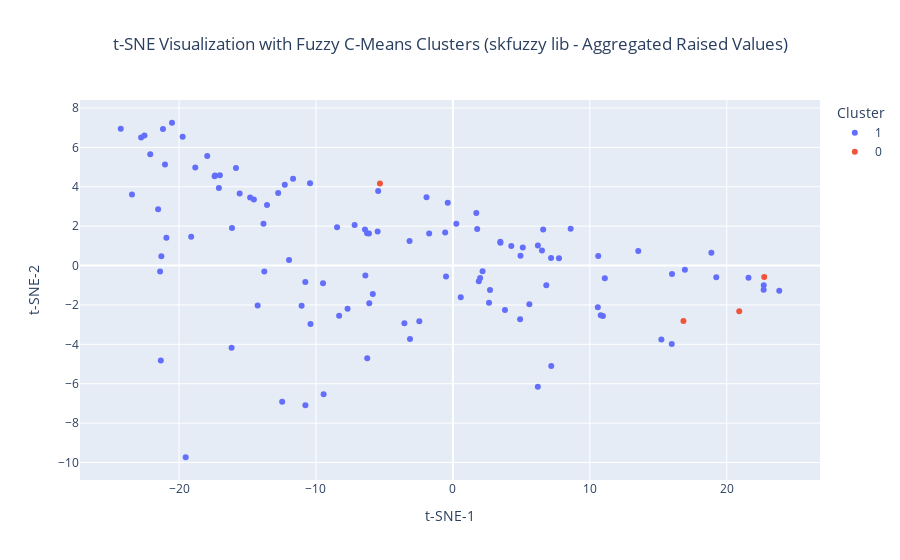

Notebook code for this chart:
### Code cell
# Step 7: Aggregated Plotting (no repeated points, summed "Raised" values)
# Group by country and aggregate "Raised" values
aggregated_df = results_df.groupby("Country", as_index=False).agg({
    "TSNE-1": "mean",  # Use mean for t-SNE coordinates
    "TSNE-2": "mean",
    "Cluster": "first",  # Use the first cluster label for the country
    "Raised": "sum",  # Sum the "Raised" values for repeated countries
    "Country Code": "first"  # Use the first country code for the country
})

# Ensure the "Cluster" column is treated as categorical
aggregated_df["Cluster"] = aggregated_df["Cluster"].astype(str)

# Define custom colors for each cluster
cluster_colors = {
    "0": "blue",  # Color for Cluster 0
    "1": "red",   # Color for Cluster 1
    "2": "green", # Color for Cluster 2 (if you have more clusters)
    # Add more colors as needed
}

# Visualize the clusters with Plotly
fig_aggregated = px.scatter(aggregated_df, x="TSNE-1", y="TSNE-2", color="Cluster",
                            hover_data=["Country Code", "Raised"],
                            title="t-SNE Visualization with Fuzzy C-Means Clusters (skfuzzy lib - Aggregated Raised Values)",
                            labels={"TSNE-1": "t-SNE-1", "TSNE-2": "t-SNE-2", "Cluster": "Cluster"},
                            color_continuous_scale=px.colors.sequential.Viridis)

fig_aggregated.update_traces(marker=dict(size=12, line=dict(width=2, color='DarkSlateGrey')),
                             selector=dict(mode='markers+text'))

fig_aggregated.update_layout(legend_title_text='Cluster',
                             xaxis_title="t-SNE-1",
                             yaxis_title="t-SNE-2",
                             title_x=0.5)

fig_aggregated.show()

### Figure 1 — Plotly figure (JSON) as saved in the notebook; plotly's stock layout.template omitted (floating-point values rounded to 4 significant figures; data arrays with more than 128 entries replaced by an {"elided": "..."} marker saying what was removed)
{"data": [{"customdata": {"elided": "108x2 mixed values"}, "hovertemplate": "Cluster=1<br>t-SNE-1=%{x}<br>t-SNE-2=%{y}<br>Country Code=%{customdata[0]}<br>Raised=%{customdata[1]}<extra></extra>", "legendgroup": "1", "marker": {"color": "#636efa", "symbol": "circle"}, "mode": "markers", "name": "1", "orientation": "v", "showlegend": true, "type": "scatter", "x": [-11.67, -13.58, -3.544, -17.02, 10.95, 1.891, -22.77, -17.37, 6.505, -10.78, 1.774, -17.09, -21.03, -10.77, 8.598, -3.166, -15.85, -21.18, 22.7, 13.54, -21.33, 7.183, 19.23, -10.4, -7.18, -16.14, 5.104, 1.99, -9.488, 1.708, -21.39, -16.16, 22.7, -6.132, 21.59, 0.2502, 15.23, -20.93, 16.94, -14.26, -15.58, -13.77, -23.44, 4.907, 5.584, -6.395, 7.746, -12.47, -6.423, 6.202, -6.267, -19.12, 2.637, -12.28, 3.471, 11.1, 4.937, -18.82, 2.711, 7.169, -10.44, -12.76, -6.257, -17.4, -22.11, -14.53, -5.497, 10.59, 6.822, -2.455, -7.695, -24.26, -1.928, -0.5659, -13.84, -8.31, 10.8, -11.05, -0.5021, 15.98, 6.207, -19.74, -8.462, -5.458, -19.52, -14.81, 6.593, -17.94, -11.97, 4.266, -3.134, 3.802, -21.29, 18.88, 0.5725, -22.53, 10.61, -1.734, -9.442, -0.3756, -20.52, -21.53, -5.849, 2.167, 16.0, 23.83, -6.109, 3.461], "xaxis": "x", "y": [4.405, 3.078, -2.93, 4.584, -2.556, -0.7924, 6.501, 4.576, 0.7636, -0.8376, 1.853, 3.933, 5.129, -7.09, 1.866, 1.248, 4.949, 6.928, -1.006, 0.7367, -4.82, -5.103, -0.5889, -2.972, 2.053, 1.906, 0.9108, -0.629, -0.9036, 2.666, -0.3015, -4.179, -1.227, 1.633, -0.6214, 2.121, -3.754, 1.412, -0.2113, -2.03, 3.655, -0.3008, 3.605, -2.722, -1.971, -0.5069, 0.3708, -6.921, 1.831, -6.158, 1.643, 1.462, -1.892, 4.096, 1.156, -0.6503, 0.5009, 4.98, -1.243, 0.3873, 4.179, 3.686, -4.709, 4.534, 5.646, 3.357, 1.724, -2.12, -1.004, -2.83, -2.193, 6.942, 3.47, 1.68, 2.122, -2.543, -2.525, -2.047, -0.5554, -3.985, 1.022, 6.545, 1.942, 3.784, -9.734, 3.45, 1.824, 5.562, 0.2872, 0.9958, -3.734, -2.255, 0.4732, 0.647, -1.608, 6.606, 0.482, 1.627, -6.529, 3.186, 7.25, 2.862, -1.438, -0.2882, -0.4304, -1.275, -1.915, 1.214], "yaxis": "y"}, {"customdata": [["SGP", 3158152183], ["CHE", 2094625649], ["USA", 4658314827], ["VEN", 735094880]], "hovertemplate": "Cluster=0<br>t-SNE-1=%{x}<br>t-SNE-2=%{y}<br>Country Code=%{customdata[0]}<br>Raised=%{customdata[1]}<extra></extra>", "legendgroup": "0", "marker": {"color": "#EF553B", "symbol": "circle"}, "mode": "markers", "name": "0", "orientation": "v", "showlegend": true, "type": "scatter", "x": [22.74, 16.84, 20.91, -5.329], "xaxis": "x", "y": [-0.5867, -2.819, -2.326, 4.161], "yaxis": "y"}], "layout": {"autosize": true, "legend": {"title": {"text": "Cluster"}, "tracegroupgap": 0}, "title": {"text": "t-SNE Visualization with Fuzzy C-Means Clusters (skfuzzy lib - Aggregated Raised Values)", "x": 0.5}, "xaxis": {"anchor": "y", "autorange": true, "domain": [0, 1], "range": [-27.27, 26.84], "title": {"text": "t-SNE-1"}, "type": "linear"}, "yaxis": {"anchor": "x", "autorange": true, "domain": [0, 1], "range": [-11.14, 8.652], "title": {"text": "t-SNE-2"}, "type": "linear"}}}
